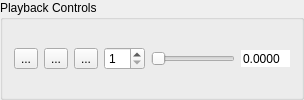
            <widget class="QGroupBox" name="playbackControls">
             <property name="title">
              <string>Playback Controls</string>
             </property>
             <layout class="QHBoxLayout" name="horizontalLayout_87">
              <item>
               <layout class="QHBoxLayout" name="horizontalLayout_88">
                <item>
                 <widget class="QToolButton" name="toolButton">
                  <property name="text">
                   <string>...</string>
                  </property>
                  <property name="icon">
                   <iconset resource="jovian.qrc">
                    <normaloff>:/images/Rewind.png</normaloff>:/images/Rewind.png</iconset>
                  </property>
                  <property name="iconSize">
                   <size>
                    <width>32</width>
                    <height>32</height>
                   </size>
                  </property>
                 </widget>
                </item>
                <item>
                 <widget class="QToolButton" name="toolButton_2">
                  <property name="text">
                   <string>...</string>
                  </property>
                  <property name="icon">
                   <iconset resource="jovian.qrc">
                    <normaloff>:/images/Back.png</normaloff>:/images/Back.png</iconset>
                  </property>
                  <property name="iconSize">
                   <size>
                    <width>32</width>
                    <height>32</height>
                   </size>
                  </property>
                 </widget>
                </item>
                <item>
                 <widget class="QToolButton" name="toolButton_4">
                  <property name="text">
                   <string>...</string>
                  </property>
                  <property name="icon">
                   <iconset resource="jovian.qrc">
                    <normaloff>:/images/Play.png</normaloff>:/images/Play.png</iconset>
                  </property>
                  <property name="iconSize">
                   <size>
                    <width>32</width>
                    <height>32</height>
                   </size>
                  </property>
                 </widget>
                </item>
                <item>
                 <widget class="QSpinBox" name="strideLength">
                  <property name="toolTip">
                   <string>Stride By ...</string>
                  </property>
                  <property name="minimum">
                   <number>1</number>
                  </property>
                 </widget>
                </item>
                <item>
                 <widget class="QSlider" name="timeSlider">
                  <property name="orientation">
                   <enum>Qt::Horizontal</enum>
                  </property>
                 </widget>
                </item>
                <item>
                 <widget class="QDoubleSpinBox" name="timeLabel">
                  <property name="frame">
                   <bool>false</bool>
                  </property>
                  <property name="readOnly">
                   <bool>true</bool>
                  </property>
                  <property name="buttonSymbols">
                   <enum>QAbstractSpinBox::NoButtons</enum>
                  </property>
                  <property name="decimals">
                   <number>4</number>
                  </property>
                 </widget>
                </item>
               </layout>
              </item>
             </layout>
            </widget>
